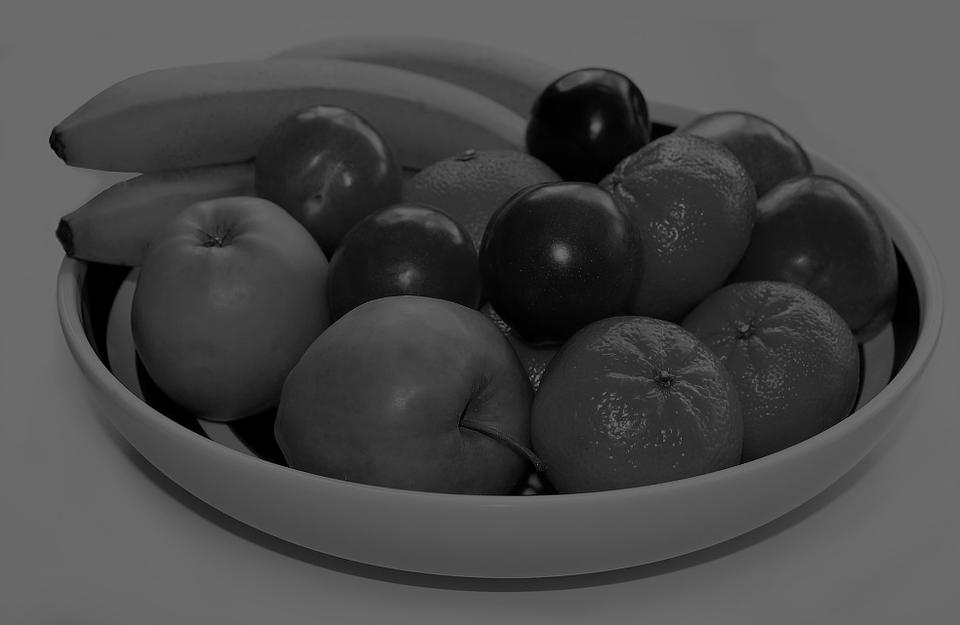
#> input picture image_manipulation/fruit_fade.png, 960 x 625 px
$ python scale.py
#> lines starting #> are read from the running program, lines starting #| are printed output that depends on the picture
from PIL import Image
import numpy as np

original_image = Image.open("fruit_fade.png")
#> original_image is the input picture: PIL image 960x625 L; min 0, max 109, mean 72.5
pixel_array = np.array(original_image)

# get the maximum value
maximum = np.max(pixel_array)
#> maximum = 109

# calculate the scaling factor
scale = 255.0/maximum
#> scale = 2.34

# create the new 2D array
new_pixel_array = []
for row in pixel_array:
    new_row = []
    for pixel in row:
        new_row.append(pixel * scale)
    new_pixel_array.append(new_row)
#> after the loop, new_pixel_array = 625 items

new_pixel_array = np.array(new_pixel_array).astype('uint8')
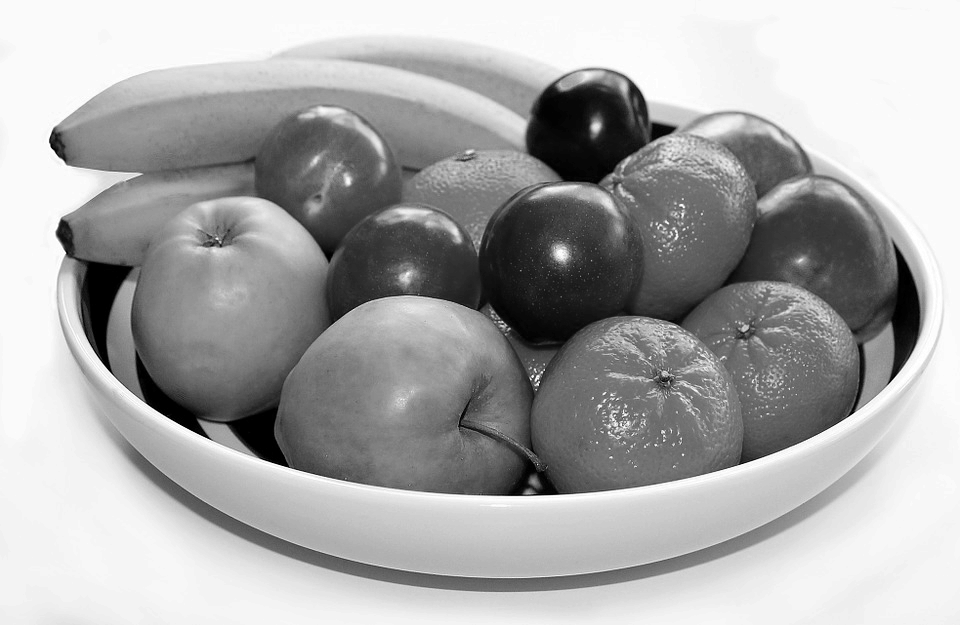
#> new_pixel_array: shape (625, 960); min 0, max 255, mean 169.2

scaled_image = Image.fromarray(new_pixel_array)
scaled_image.show()
